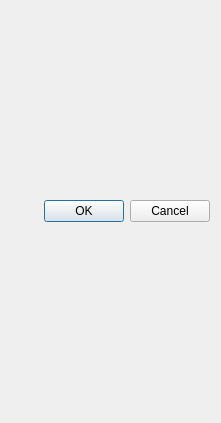
<?xml version="1.0" encoding="UTF-8"?>
<ui version="4.0">
 <class>FormJointPrismatic</class>
 <widget class="QWidget" name="FormJointPrismatic">
  <property name="geometry">
   <rect>
    <x>0</x>
    <y>0</y>
    <width>221</width>
    <height>423</height>
   </rect>
  </property>
  <property name="windowTitle">
   <string>Form</string>
  </property>
  <layout class="QVBoxLayout" name="verticalLayout">
   <item>
    <layout class="QFormLayout" name="formLayout"/>
   </item>
   <item>
    <widget class="QDialogButtonBox" name="buttonBox">
     <property name="standardButtons">
      <set>QDialogButtonBox::Cancel|QDialogButtonBox::Ok</set>
     </property>
    </widget>
   </item>
  </layout>
 </widget>
 <resources/>
 <connections/>
</ui>
